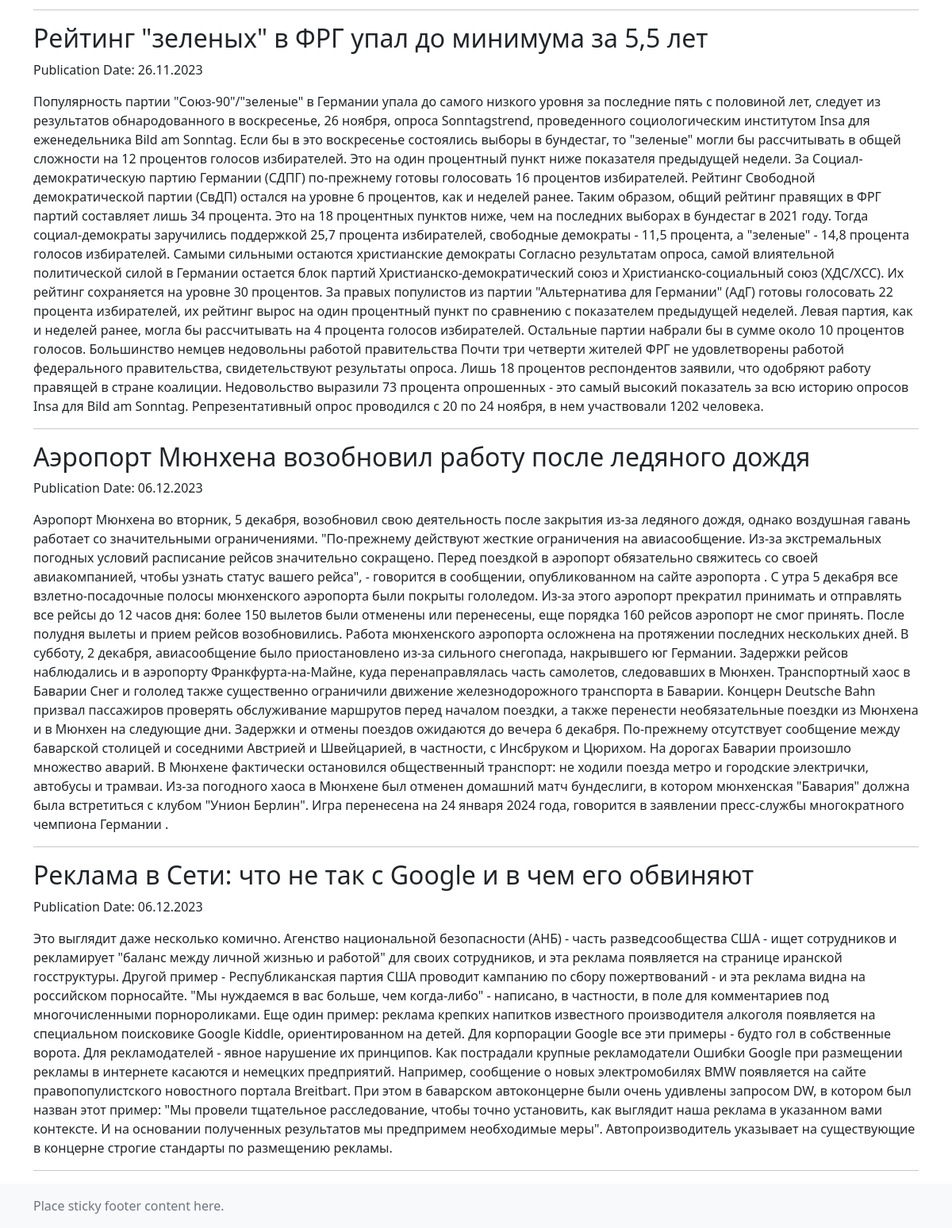
Page /news/search/ (lower part) on the earlier database version.
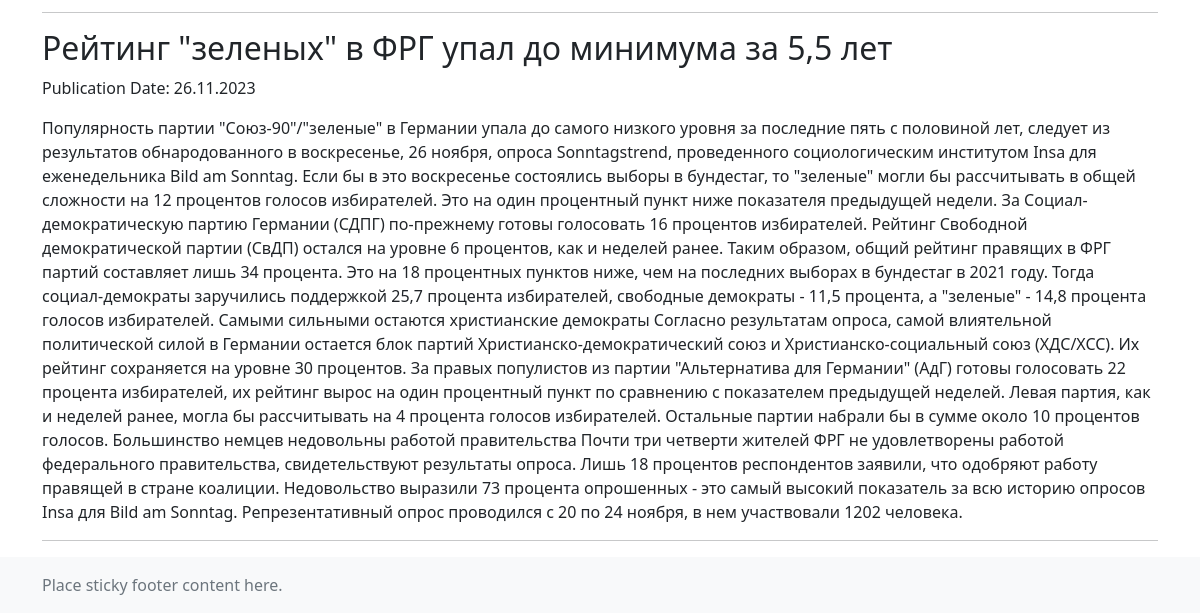
Same page on the later database version.
### news/models.py (models this page shows, shortened)
class Post(models.Model):
    article = 'A'
    news = 'N'
    TYPES = [
        (article, 'Статья'),
        (news, 'Новость'),
    ]
    author = models.ForeignKey(Author, on_delete=models.CASCADE)
    news_type = models.CharField(max_length=1, choices=TYPES, default=article)
    created_at = models.DateTimeField(auto_now_add=True)
    categories = models.ManyToManyField(Category, through='PostCategory')
    title = models.CharField(max_length=255)
    content = models.TextField()
    rating = models.FloatField(default=0.0)
    views = models.IntegerField(default=0)
    likes = models.ManyToManyField(User, related_name='liked_posts')
    dislikes = models.ManyToManyField(User, related_name='disliked_posts')

### news/views.py (the view)
# urls.py: path('search/', news_search, name='news_search'),
def news_search(request):
    date_filter = request.GET.get('date_filter', None)
    title_filter = request.GET.get('title_filter', None)
    author_filter = request.GET.get('author_filter', None)
    queryset = Post.objects.all()
    if date_filter:
        queryset = queryset.filter(created_at__date=date_filter)
    if title_filter:
        queryset = queryset.filter(title__icontains=title_filter)
    if author_filter:
        queryset = queryset.filter(author__name__icontains=author_filter)
    context = {
        'news': queryset,
        'date_filter': date_filter,
        'title_filter': title_filter,
        'author_filter': author_filter,
    }
    return render(request, 'news/news_search.html', context)

### templates/news/news_search.html (shortened to what this page needs)
{% extends 'base.html' %}
{% block content %}
{% for article in news %}
<div class="news-item">
    <h2>{{ article.title }}</h2>
    <p>Publication Date: {{ article.created_at|date:"d.m.Y" }}</p>
    <p>{{ article.content }}</p>
</div>
<hr>
{% endfor %}
{% endblock content %}

Differences in the rows shown:
removed Post: title "Аэропорт Мюнхена возобновил работу после ледяного дождя", created_at "06.12.2023", content "Аэропорт Мюнхена во вторник, 5 декабря, возобновил свою деятельность после закрытия из-за ледяного дождя, однако воздушная гавань работает со значительными ограничениями. \"По-прежнему действуют жесткие ограничения на авиасообщение. Из-за экстремальных погодных условий расписание рейсов значительно сокращено. Перед поездкой в аэропорт обязательно свяжитесь со своей авиакомпанией, чтобы узнать статус вашего рейса\", - говорится в сообщении, опубликованном на сайте аэропорта . С утра 5 декабря все взлетно-посадочные полосы мюнхенского аэропорта были покрыты гололедом. Из-за этого аэропорт прекратил принимать и отправлять все рейсы до 12 часов дня: более 150 вылетов были отменены или перенесены,…"
removed Post: title "Реклама в Сети: что не так с Google и в чем его обвиняют", created_at "06.12.2023", content "Это выглядит даже несколько комично. Агенство национальной безопасности (АНБ) - часть разведсообщества США - ищет сотрудников и рекламирует \"баланс между личной жизнью и работой\" для своих сотрудников, и эта реклама появляется на странице иранской госструктуры. Другой пример - Республиканская партия США проводит кампанию по сбору пожертвований - и эта реклама видна на российском порносайте. \"Мы нуждаемся в вас больше, чем когда-либо\" - написано, в частности, в поле для комментариев под многочисленными порнороликами. Еще один пример: реклама крепких напитков известного производителя алкоголя появляется на специальном поисковике Google Kiddle, ориентированном на детей. Для корпорации Google…"
